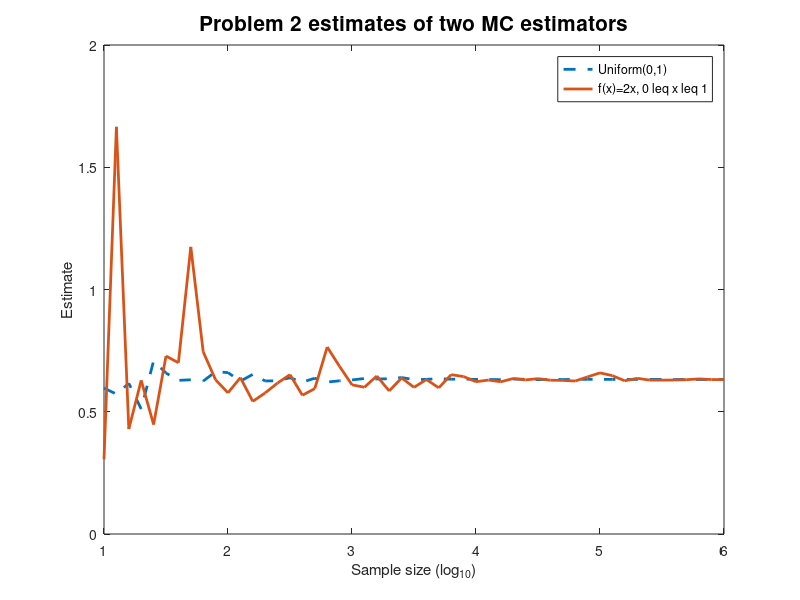

This figure's MATLAB source:
% Estimate an integral with two different MC estimators.
clear;

rng(0);
n_range = round(10.^(1:0.1:6)); % Sample size
est_1_seq = [];
est_2_seq = [];
for i = n_range
    data_1 = rand(1,i); % Estimator 1: Unif(0,1)
    data_2_U = rand(1,i);
    data_2 = sqrt(data_2_U); % Estimator 2: f(x)=2x, 0<x<1.
    est_1 = mean(exp(-data_1));
    est_2 = mean(exp(-data_2) ./ data_2) * 0.5;
    est_1_seq = [est_1_seq, est_1];
    est_2_seq = [est_2_seq, est_2];
end

figure(1); clf;
p1 = plot(1:0.1:6, est_1_seq, "--", "LineWidth", 2); hold on;
p2 = plot(1:0.1:6, est_2_seq, "LineWidth", 2);
legend([p1, p2], "Uniform(0,1)", "f(x)=2x, 0 \leq x \leq 1");
title("Problem 2 estimates of two MC estimators", "FontSize", 15);
xlabel("Sample size (log_{10})");
ylabel("Estimate");